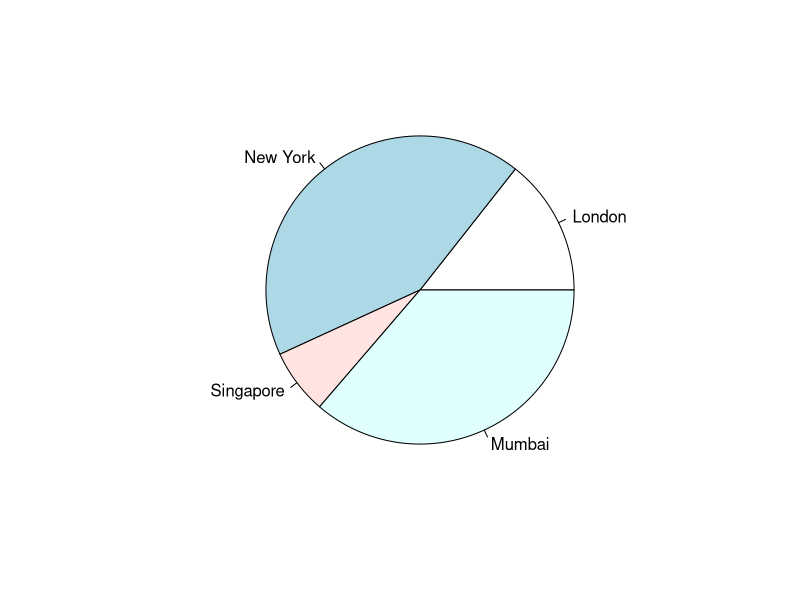
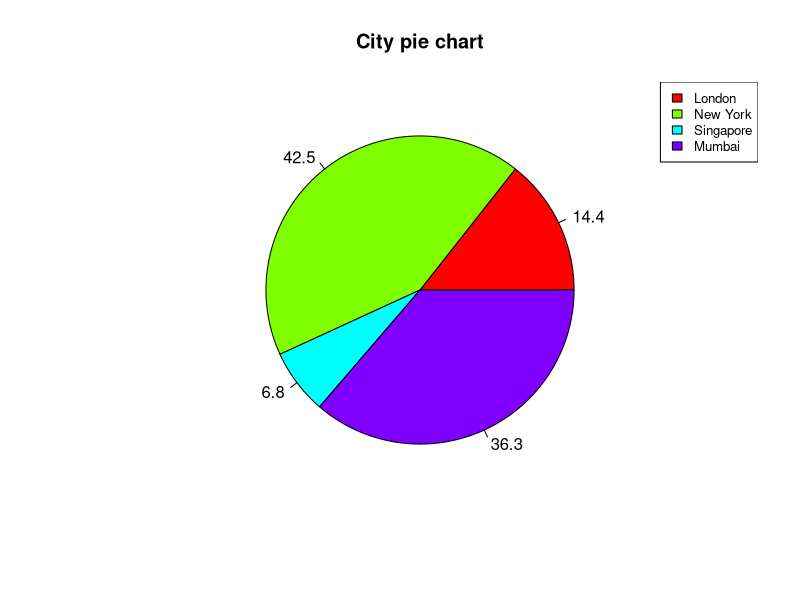
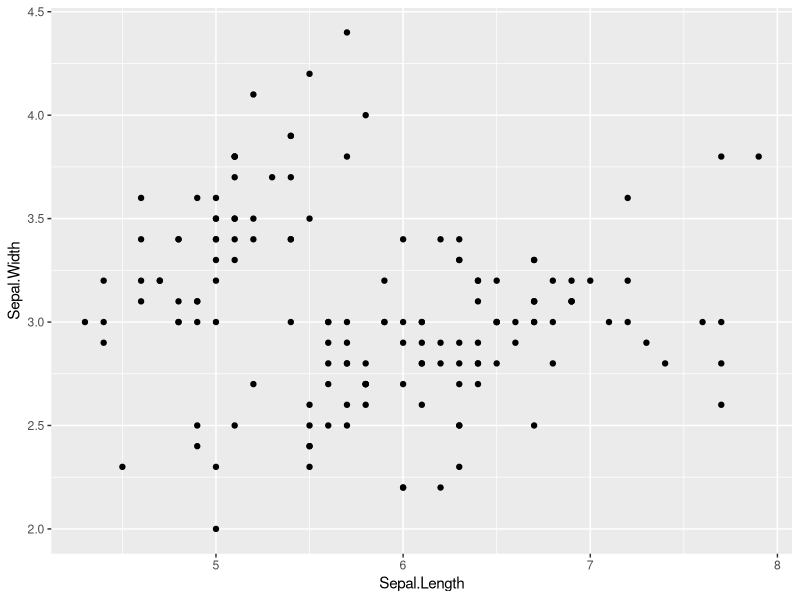
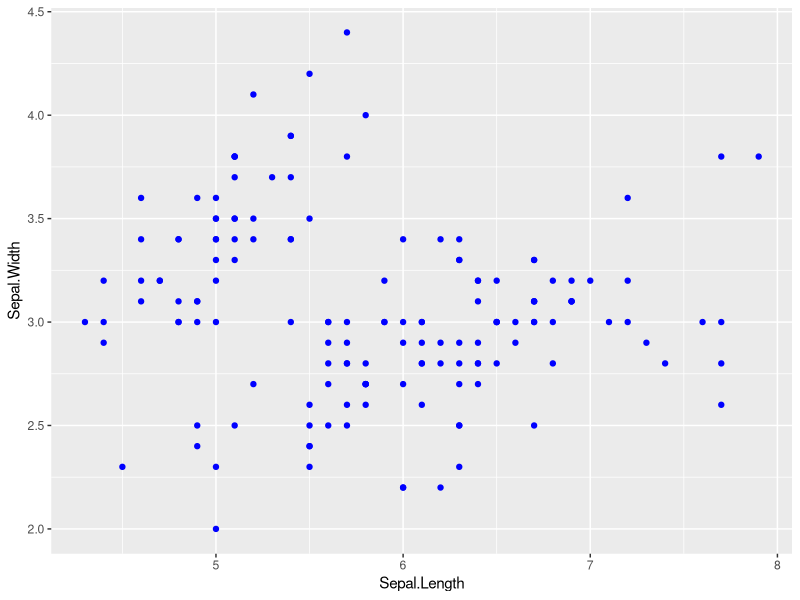
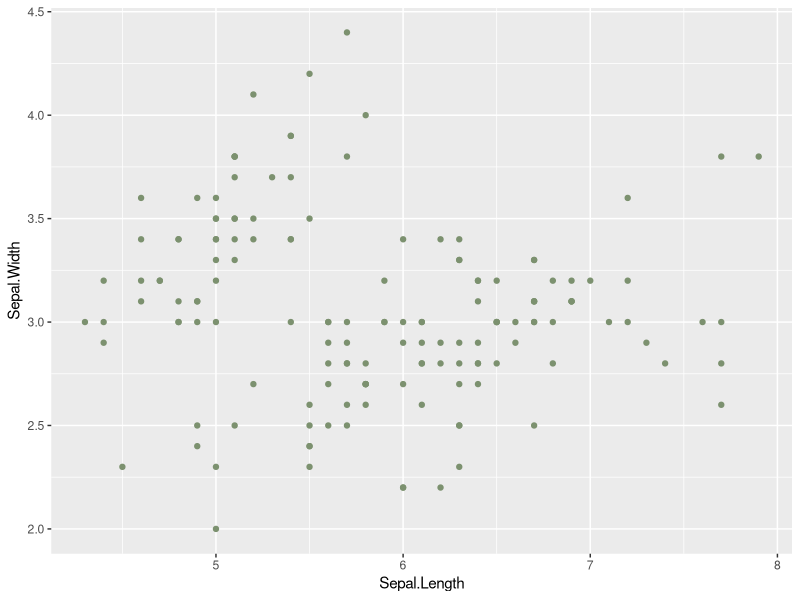
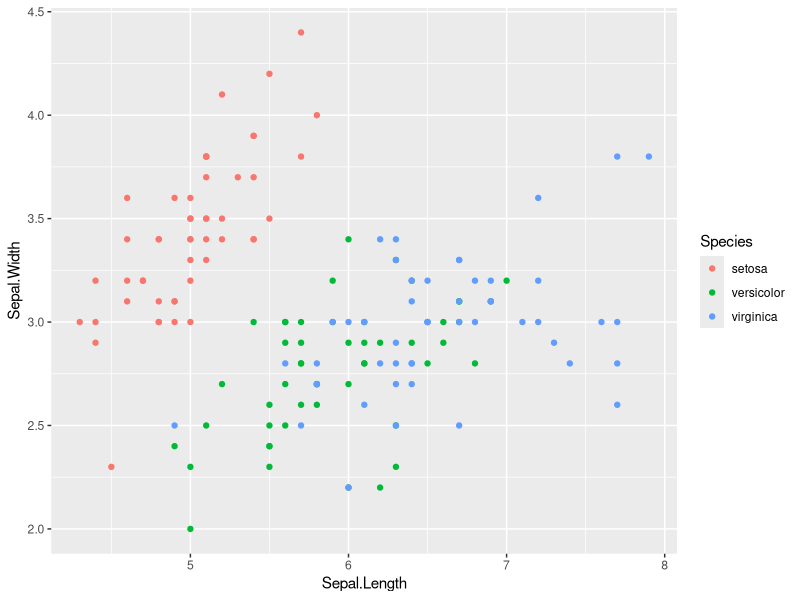
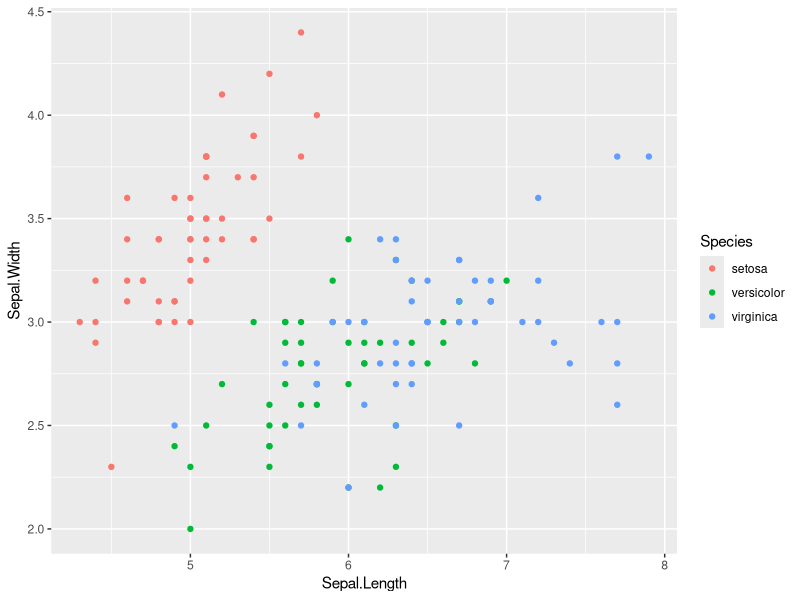
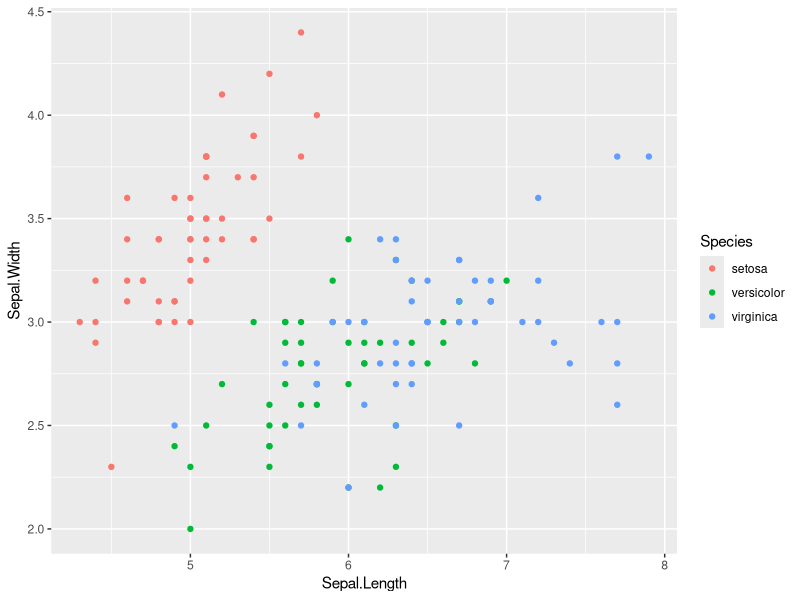

Write the R code that produced these figures, in order. (Note: this script raises an error after producing the figures.)
## ---- chunk 1
knitr::opts_chunk$set(echo = TRUE)
## ---- chunk 2
# Create data for the graph.
x <- c(21, 62, 10, 53)
labels <- c("London", "New York", "Singapore", "Mumbai")

# Plot the chart.
pie(x,labels)


piepercent<- round(100*x/sum(x), 1)

pie(x, labels=piepercent, main="City pie chart",col=rainbow(length(x)))
legend("topright", c("London","New York","Singapore","Mumbai"), cex=0.8, fill=rainbow(length(x)))
## ---- chunk 3
View(iris)
str(iris)

# 鸢尾花数据集，三种类别（setosa, versicolour 和 virginica )，每种类别50个样本。

# 特征：萼片长度、萼片宽度、花瓣长度、花瓣宽度。

library(ggplot2)

ggplot(data = iris, aes(x = Sepal.Length, y = Sepal.Width)) +
  geom_point()

ggplot(data = iris, aes(x = Sepal.Length, y = Sepal.Width)) +
  geom_point(color = "blue")

ggplot(data = iris, aes(x = Sepal.Length, y = Sepal.Width)) +
  geom_point(color = "#7c916f")

ggplot(data = iris, aes(x = Sepal.Length, y = Sepal.Width, color = Species)) +
  geom_point()

ggplot(data = iris, aes(x = Sepal.Length, y = Sepal.Width)) +
  geom_point(aes(color = Species))

ggplot(data = iris, aes(x = Sepal.Length, y = Sepal.Width)) +
  geom_point(mapping = aes(color = Species))

ggplot(data = iris, aes(x = Sepal.Length, y = Sepal.Width)) +
  geom_point(mapping = aes(colour = Species))

ggplot(data = iris, aes(x = Sepal.Length, y = Sepal.Width, color = Species)) +
  geom_point() + 
  scale_color_manual(values = c("blue", "red", "green")) 

ggplot(data = iris, aes(x = Sepal.Length, y = Sepal.Width)) +
  geom_point(aes(color = Species)) + 
  scale_colour_manual(values = c("blue", "red", "green")) 


# 放在 mappping(aes) 内部的属性会做映射
ggplot(data = iris, aes(x = Sepal.Length, y = Sepal.Width, color = "blue")) +
  geom_point()

ggplot(data = iris, aes(x = Sepal.Length, y = Sepal.Width)) +
  geom_point(aes(color = "blue"))

ggplot(data = iris, aes(x = Sepal.Length, y = Sepal.Width)) +
  geom_point(color = "blue")

# 单独指定颜色要放在 mappping(aes) 之外
ggplot(data = iris, aes(x = Sepal.Length, y = Sepal.Width)) +
  geom_point(color = "blue")

ggplot(data = iris, aes(x = Sepal.Length, y = Sepal.Width, color = c("blue", "red", "green"))) +
  geom_point()
## ---- chunk 4
View(mtcars)

c <- ggplot(mtcars, aes(factor(cyl)))

c + geom_bar()

c + geom_bar(fill = "red")

c + geom_bar(colour = "red") # color 边框颜色

c + geom_bar(fill = "white", colour = "red")
## ---- chunk 5
# 分组映射
k <- ggplot(mtcars, aes(factor(cyl), fill = factor(vs)))
k + geom_bar()

# position 位置调整 : 图层的三要素：geom, stat, position

# geom_bar(stat = "count") 等价于 stat_count(geom = "bar")

k + geom_bar(position = "stack")   # 堆叠，默认
k + geom_bar(position = "fill")    
k + geom_bar(position = "dodge")   # 并列
k + geom_bar(position = "identity", alpha = 0.3)

# geom_area() 中 position 也是比较常用的
## ---- chunk 6
View(diamonds)
str(diamonds)
# carat:克拉重量
# cut:切工
# color:颜色
# clarity:净度
# depth:深度
# table:钻石宽度
# 以及X，Y, Z

d <- ggplot(data = diamonds, aes(carat, price))

d + geom_point() # overploting
d + geom_point(alpha = 0.5)
d + geom_point(alpha = 1/10)

## ---- chunk 7
p <- ggplot(mtcars, aes(wt, mpg))

# Should be specified with a numerical value (in millimetres), 
# or from a variable source
p + geom_point()
p + geom_point(size = 4)
p + geom_point(size = 3)
p + geom_point(size = 2)
p + geom_point(size = 1)

p + geom_point(size = 1.5) 
## ---- chunk 8
p <- ggplot(mtcars, aes(wt, mpg))

p + geom_point()
p + geom_point(aes(size = qsec))
## ---- chunk 9
p <- ggplot(mtcars, aes(wt, mpg)) + geom_point()

p # 散点图

# 用 x 和 y 的均值将其划分为四个象限，不指定 linetype，使用默认值
p + geom_vline(xintercept = mean(mtcars$wt)) + geom_hline(yintercept = mean(mtcars$mpg)) 

# 垂直线用数字编号指定线型，水平线用别名指定线型
p + geom_vline(xintercept = mean(mtcars$wt), linetype = 2) + geom_hline(yintercept = mean(mtcars$mpg), linetype = "solid")

# 对划分的线加上颜色突出
p + geom_vline(xintercept = mean(mtcars$wt),  linetype = "longdash", color = "blue") + 
    geom_hline(yintercept = mean(mtcars$mpg), linetype = "longdash", color = "blue")
## ---- chunk 10
# 分组映射

# Mapping line type from a variable
ggplot(economics_long, aes(date, value01)) +
  geom_line(aes(linetype = variable))
## ---- chunk 11
p <- ggplot(mtcars, aes(wt, mpg))

p + geom_point()

p + geom_point(shape = 0)
p + geom_point(shape = 1)
p + geom_point(shape = 2)

p + geom_point(shape = 16)
p + geom_point(shape = 20)
p + geom_point(shape = 21)
p + geom_point(shape = "o")
p + geom_point(shape = "O")
p + geom_point(shape = "0")
p + geom_point(shape = "+")
p + geom_point(shape = "%")

p + geom_point(shape = "x")
p + geom_point(shape = "y")
p + geom_point(shape = "z")
p + geom_point(shape = "w")
p + geom_point(shape = "H")
p + geom_point(shape = "WHO")
## ---- chunk 12
ggplot(data = iris, aes(x = Sepal.Length, y = Sepal.Width, shape = Species)) +
  geom_point()
